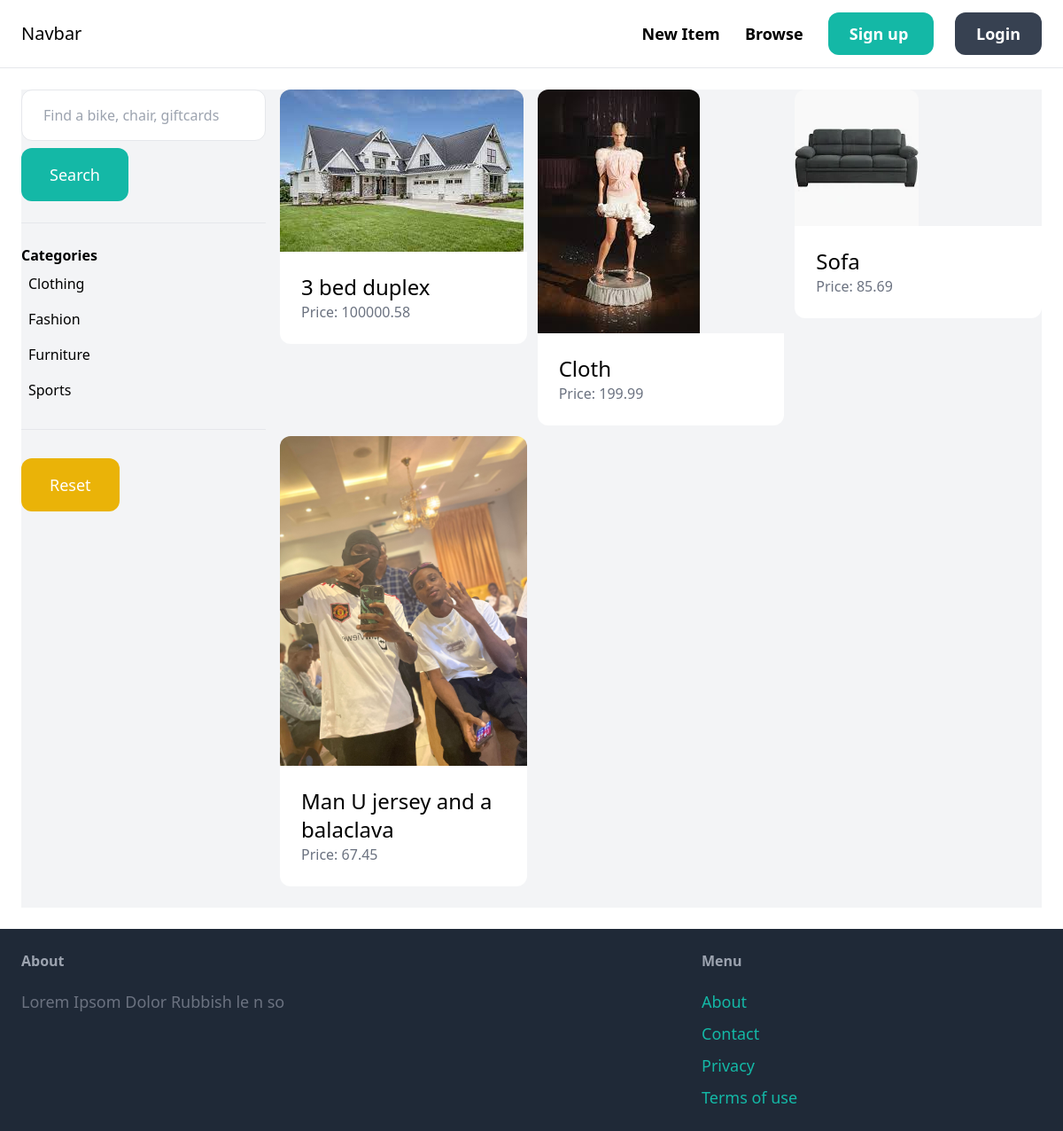
The app's page /items/ with its own data.
### item/models.py (models this page shows, shortened)
class Category(models.Model):
	name = models.CharField(max_length = 255)
	class Meta:
		verbose_name_plural = 'Categories'
		ordering = ('name',)

class Item(models.Model):
	category = models.ForeignKey(Category, related_name='items', on_delete=models.CASCADE)
	name = models.CharField(max_length = 255)
	description = models.TextField(blank = True, null = True)
	price = models.DecimalField(max_digits=10, decimal_places=2)
	image = models.ImageField(upload_to = 'images', blank = True, null = True)
	is_sold = models.BooleanField(default = False)
	created_by = models.ForeignKey(User, related_name='items', on_delete=models.CASCADE)
	created_at = models.DateTimeField(auto_now_add=True)

### item/views.py (the view)
# urls.py: path('', views.items, name='items'),
def items(request):
    query = request.GET.get('query', '')
    category_id = request.GET.get('category', 0)
    categories = Category.objects.all()
    items = Item.objects.filter(is_sold=False)
    if category_id:
        items = items.filter(category_id=category_id)
    if query:
        items = items.filter(Q(name__icontains=query) | Q(description__icontains=query))
    return render(request, 'item/items.html', {
        'items': items,
        'query': query,
        'categories': categories,
        'category_id': int(category_id)
    })

### item/templates/item/items.html (shortened to what this page needs)
{% extends 'core/base.html' %}
{% block content %}
	<div class="pb-6 grid grid-cols-4 gap-4 bg-gray-100">
		<div class="col-span-1">
			<form method="get" action="{% url 'item:items' %}">
				<input name="query" class="w-full py-4 px-6 border rounded-xl" type="text" value="{{ search }}" placeholder="Find a bike, chair, giftcards">
				<button class="mt-2 py-4 px-8 text-lg bg-teal-500 text-white rounded-xl">Search</button>
			</form>
			<hr class="my-6">
			<p class="font-semibold">Categories</p>
			<ul>
    			{% for category in categories %}
                    <li class="py-2 px-2 rounded-xl{% if category.id == category_id %} bg-gray-300{% endif %}">
                        <a href="{% url 'item:items' %}?query={{ query }}&category={{ category.id }}">
                            {{ category.name }}
                        </a>
                    </li>
                {% endfor %}
			</ul>
			<hr class="my-6">
			<ul>
				<li>
					<a href="{% url 'item:items' %}" class="mt-2 py-4 px-8 inline-block bg-yellow-500 text-lg rounded-xl text-white">
						Reset
					</a>
				</li>
			</ul>
		</div>
		<div class="col-span-3">
			<div class="grid grid-cols-3 gap-3">
				{% for item in items %}
					<div>
						<a href="{% url 'item:detail' item.id %}">
							<div>
								<img src="{{ item.image.url }}" class="rounded-t-xl">
							</div>
							<div class="p-6 bg-white rounded-b-xl">
								<h2 class="text-2xl">{{ item.name }}</h2>
								<p class="text-gray-500">Price: {{ item.price }}</p>
							</div>
						</a>
					</div>
				{% endfor %}
			</div>
		</div>
	</div>
{% endblock %}

### records on screen
Category: name "Clothing"
Category: name "Fashion"
Category: name "Furniture"
Category: name "Sports"
Item: image (picture), name "3 bed duplex", price "100000.58"
Item: image (picture), name "Cloth", price "199.99"
Item: image (picture), name "Sofa", price "85.69"
Item: image (picture), name "Man U jersey and a balaclava", price "67.45"
